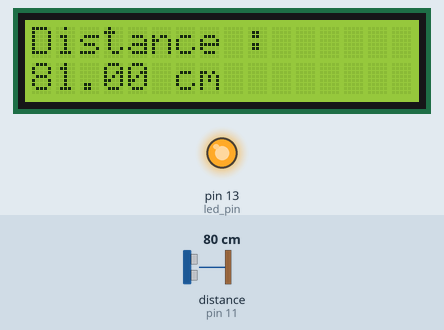
The sketch below on a simulated Arduino Uno, built with avr-gcc and run on an emulated ATmega328P. Parts: 16×2 character LCD, output pins drawn as LEDs (lit = HIGH). The inputs (shaded band) are chosen by the test bench; at power-on: distance to the obstacle (sensor on pin 11) 80 cm. The echo pulse lasts 58.3 µs per cm.

Above: at 1.2 s.
1.3 s: distance to the obstacle (sensor on pin 11) set to 86 cm
At 2.3 s:
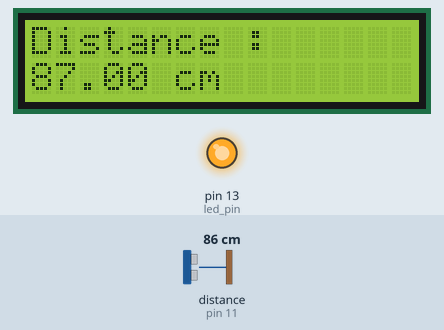
5.0 s: distance to the obstacle (sensor on pin 11) set to 94 cm
At 5.7 s:
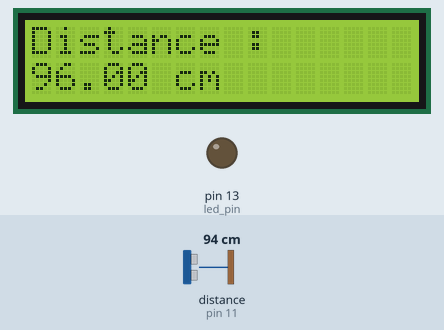
8.1 s: distance to the obstacle (sensor on pin 11) set to 2 cm
At 9.0 s:
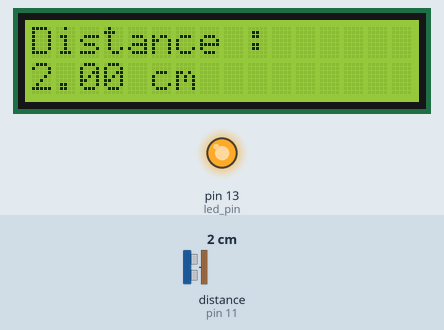
Timing chart, 0 to 11.1 s (numbered marks = the images above; inputs shaded):
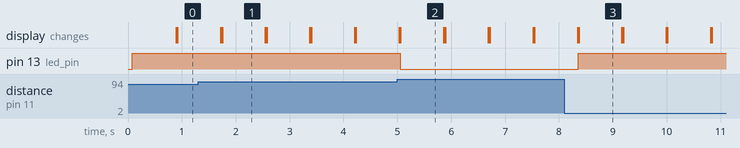

Measured:
- the behaviour switches between 88 and 89 cm on distance to the obstacle (sensor on pin 11) (found by bisection; images 1 and 2)
- after the input at 1.3 s, the display: first differs from a run without the input after 0.44 s (image 1)
- after the input at 5.0 s, pin 13 (led_pin): HIGH → LOW after 0.05 s; the display: first differs from a run without the input after 0.06 s (image 2)
- after the input at 8.1 s, pin 13 (led_pin): LOW → HIGH after 0.26 s; the display: first differs from a run without the input after 0.27 s (image 3)
- what the display in image 1 shows lasts 0.8 s, from 1.7 s to 2.5 s

The sketch:

code02.ino
```cpp
#include <LiquidCrystal_I2C.h>
#include <NewPing.h>

int led_pin = 13;
int trig_pin = 12;
int echo_pin = 11;
int max_distance = 500;
float curr_distance;

// Initialize ultrasonic sensor
NewPing sonar(trig_pin, echo_pin, max_distance);

// Initialize LCD
LiquidCrystal_I2C lcd(0x27, 16, 2);

void setup() {
  // Set up LCD
  lcd.init();
  lcd.backlight();

  // Set up LED pin as output
  pinMode(led_pin, OUTPUT);
}

void loop() {
  // Measure distance using ultrasonic sensor
  curr_distance = sonar.ping_cm();

  // Display distance on LCD
  lcd.setCursor(0, 0);
  lcd.print("Distance : ");

  // Turn on LED if distance is less than or equal to 90cm
  if (curr_distance <= 90) {
    digitalWrite(led_pin, HIGH);
  } else {
    digitalWrite(led_pin, LOW);
  }

  // Display current distance on LCD
  lcd.setCursor(0, 1);
  lcd.print(curr_distance);
  lcd.print(" cm");

  // Delay before next measurement
  delay(800);

  // Clear LCD for next measurement
  lcd.clear();
}
```
